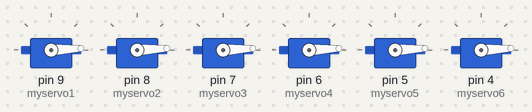
A sketch run on a simulated Arduino Uno, built with avr-gcc and run on an emulated ATmega328P. Parts: 6 × servo.

Above: at 0.05 s.
At 0.7 s:
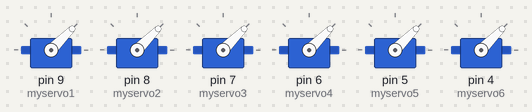
At 1.35 s:
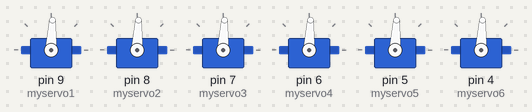
At 2.7 s:
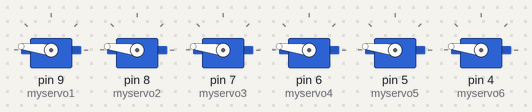
At 4.0 s:
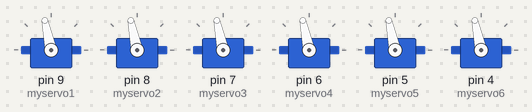
At 5.35 s:
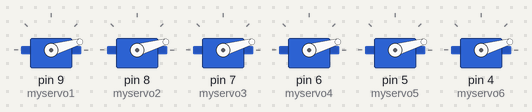
Timing chart, 0 to 7.3 s (numbered marks = the images above):
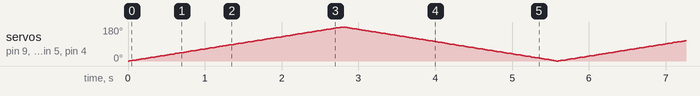

The sketch:

Control_of_Sweep_of_6_Servo_Motor.ino
```cpp
// C++ code
//
#include <Servo.h>

Servo myservo1;  // create servo objects to control servos
Servo myservo2;
Servo myservo3;
Servo myservo4;
Servo myservo5;
Servo myservo6;

int pos = 0;    // variable to store the servo position

void setup() {
  myservo1.attach(9); // attaches the servo on pin 9 to the servo object
  myservo2.attach(8);
  myservo3.attach(7);
  myservo4.attach(6);
  myservo5.attach(5);
  myservo6.attach(4);
}

void loop() {
  for (pos = 0; pos <= 180; pos += 1) { // goes from 0 degrees to 180 degrees
    // in steps of 1 degree
    myservo1.write(pos);              // tell servo to go to position in variable 'pos'
    myservo2.write(pos);
    myservo3.write(pos);
    myservo4.write(pos);
    myservo5.write(pos);
    myservo6.write(pos);
    delay(15);                       // waits 15 ms for the servo to reach the position
  }
  for (pos = 180; pos >= 0; pos -= 1) { // goes from 180 degrees to 0 degrees
    myservo1.write(pos);              // tell servo to go to position in variable 'pos'
    myservo2.write(pos);
    myservo3.write(pos);
    myservo4.write(pos);
    myservo5.write(pos);
    myservo6.write(pos);
    delay(15);                       // waits 15 ms for the servo to reach the position
  }
}
```
